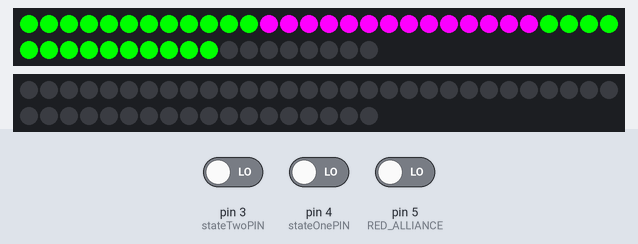
The sketch below on a simulated Arduino Uno, built with avr-gcc and run on an emulated ATmega328P. Shown: 2 × 48 RGB LEDs in strip order, left to right, continuing on the next row. Inputs (shaded band) come from the test bench; at power-on: pin 3 (stateTwoPIN) LOW, pin 4 (stateOnePIN) LOW, pin 5 (RED_ALLIANCE) LOW.

Above: at 1.2 s.
1.3 s: pin 3 (stateTwoPIN) driven HIGH
At 1.46 s:
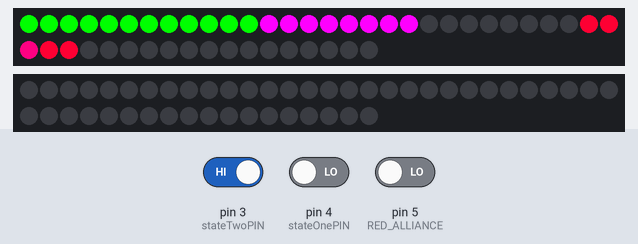
3.7 s: pin 4 (stateOnePIN) driven HIGH
At 5.3 s:
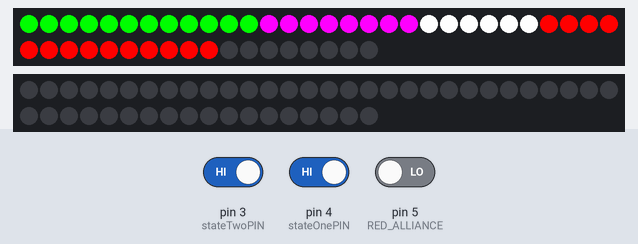
5.8 s: pin 3 (stateTwoPIN) driven LOW
At 5.95 s:
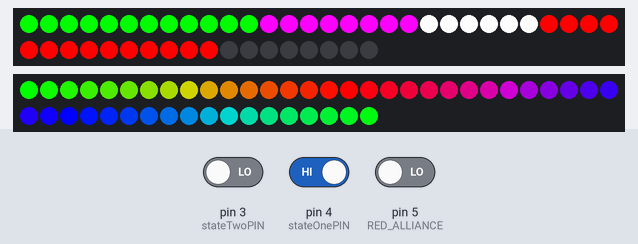
Timing chart, 0 to 8.8 s (numbered marks = the images above; inputs shaded):
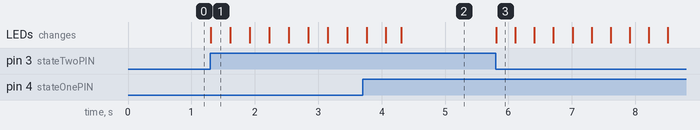

Measured:
- after the input at 1.3 s, the LEDs: change at once (image 1)
- after the input at 3.7 s, the LEDs: first differ from a run without the input after 0.61 s (image 2)
- after the input at 5.8 s, the LEDs: change at once (image 3)

The sketch:

competitionLED.ino
```cpp
#include <SoftwareSerial.h>
#include <Adafruit_NeoPixel.h>
#include <FastLED.h>


//3 - 4 - 5

//3 -> 13 - 3
//4 -> 12 - 2
//5 -> 11 - 1

#define stateTwoPIN 3
#define stateOnePIN 4
#define RED_ALLIANCE 5
#define PIN 6

boolean isRED = false;
int state;

#define NUM_LEDS 48
#define MIN_BRIGHT_PULSE 10
#define MAX_BRIGHT_PULSE 230

CRGB leds[NUM_LEDS];

boolean stateOne;
int wheelR = 0;
int wheelG = 0;
int wheelB = 0;

Adafruit_NeoPixel strip = Adafruit_NeoPixel(NUM_LEDS, PIN, NEO_GRB + NEO_KHZ400);

int backStart = 0;
int backEnd = 19;

int frontStart = 20;
int frontEnd = 39;

int catapultStart = 40;
int catapultEnd = 48;

// curent strips values
int start;
int count;
int numPixels;

void setup()
{
  FastLED.addLeds<WS2811, PIN, RGB>(leds, NUM_LEDS);
  pinMode(RED_ALLIANCE, INPUT);
  pinMode(stateOnePIN, INPUT);
  pinMode(stateTwoPIN, INPUT);

  strip.begin();
  Serial.begin(9600);
  strip.show();
}

void loop()
{
     readInputs();
     setLEDState();
     strip.show();
}

////////////////////////////////////////////////////////////////////////////////
//////////////////| FUNCTIONS |////////////////////////////////////////////////
//////////////////////////////////////////////////////////////////////////////


void setLEDState()
{
    stateOne = digitalRead(stateOnePIN);
    switch(state){
    case 0:
    if(isRED){
      setCatapultRed();
    }else{
      setCatapultBlue();
    }
    break;

    case 1:
    if(stateOne != false){
    setFrontContext();
    rainbowCycle(2);
    setBackContext();
    rainbowCycle(2);
    }else{
      return;
    }
    break;

    case 2:
    setFrontContext();
    pulse();
    setBackContext();
    pulse();
    break;

    case 3:
     setFrontContext();
     for(uint16_t i = 0; i < (count/3); i++){
     setRelativeColor(i, strip.Color(250, 250, 250));
     }
     for(uint16_t i = (count/3); i < count; i++){
     setRelativeColor(i, strip.Color(255, 0, 0));
     }
     setBackContext();
     for(uint16_t i = 0; i < 2 * (count/3); i++){
          setRelativeColor(i, strip.Color(0, 250, 0));

     }
     for(uint16_t i = 2 * (count/3); i < count; i++){
          setRelativeColor(i, strip.Color(250, 0, 250));
     }

    break;
    }
}

void readInputs()
{
  isRED = digitalRead(RED_ALLIANCE);
  boolean stateOne = digitalRead(stateOnePIN);
  boolean stateTwo = digitalRead(stateTwoPIN);
  state = 0;

  if(stateOne)
  {
    state += 1;
  }

  if(stateTwo)
  {
    state += 2;
  }
}

void setCatapultRed()
{
     setFrontContext();
     for(uint16_t i = 0; i < (count/3); i++)
     {
     setRelativeColor(i, strip.Color(255, 255, 255)); //white
     }
     for(uint16_t i = (count/3); i < 2*(count/3); i++)
     {
       numPixels = (2 * (count/3)) - (count/3);
       setRelativeColor(i, strip.Color(255, 0, 0)); //want this to be knight rider chase
      // knightRider(3, 32, 5, 0xFF0000);
     }
     for(uint16_t i = 2 * (count/3); i < count; i++)
     {
     setRelativeColor(i, strip.Color(255, 0, 0)); //red
     }

     setBackContext();
     for(uint16_t i = 0; i < (count/3); i++)
     {
          setRelativeColor(i, strip.Color(255, 0, 0)); //red
     }
     for(uint16_t i = (count/3); i < 2 * (count/3); i++)
     {
          numPixels = (2 * (count/3)) - (count/3);
          setRelativeColor(i, strip.Color(255, 0, 0));
        //  knightRider(3, 32, 5, 0xFF0000);
     }
     for(uint16_t i = 2 * (count/3); i < count; i++)
     {
          setRelativeColor(i, strip.Color(255, 255, 255)); //white
     }
}

void setCatapultBlue()
{
  setFrontContext();
     for(uint16_t i = 0; i < (count/3); i++){
     setRelativeColor(i, strip.Color(250, 0, 255)); // blue green
     }
     for(uint16_t i = (count/3); i < 2* (count/3); i++){
     numPixels= (2 * (count/3)) - (count/3);
     setRelativeColor(i, strip.Color(0, 255, 0)); // KR BLUE CHASE
      // knightRider(3, 32, 2, 0x0000FF); // Cycles, Speed, Width, RGB Color (blue)
     }
     for(uint16_t i = 2 * (count/3); i < count; i++){
     setRelativeColor(i, strip.Color(0, 255, 0)); //blue
     }

     setBackContext();
     for(uint16_t i = 0; i < (count/3); i++){
        setRelativeColor(i, strip.Color(0, 255, 0));
     }
     for(uint16_t i = (count/3); i < 2 * (count/3); i++){
        numPixels = (2 * (count/3)) - (count/3);
        setRelativeColor(i, strip.Color(0, 255, 0)); // KRBLUECHASE
       // knightRider(3, 32, 2, 0x0000FF); // Cycles, Speed, Width, RGB Color (blue)
     }
     for(uint16_t i = 2 * (count/3); i < count; i++){
        setRelativeColor(i, strip.Color(250, 0, 250)); //blue green
     }
}

void setColor(uint8_t r, uint8_t g, uint8_t b, uint8_t wait)
{
  for(uint16_t i = 0; i < NUM_LEDS; i++)
  {
    leds[i].red = r;
    leds[i].green = g;
    leds[i].blue = b;
    FastLED.show();
    delay(wait);
  }
}

void pulseBrightness(uint8_t wait)
{
  for(uint16_t i= 0; i < MAX_BRIGHT_PULSE; i++)
  {
    FastLED.setBrightness(i);
    FastLED.show();
    delay(wait);
  }

  for(uint16_t i = 255; i > MIN_BRIGHT_PULSE; i--)
  {
    FastLED.setBrightness(i);
    FastLED.show();
    delay(wait);
  }
}

// The colours are a transition r - g - b - back to r.
void Wheel(byte WheelPos)
  {
  if(WheelPos < 85) {
    wheelR = WheelPos * 3;
    wheelG = 255 - WheelPos * 3;
    wheelB = 0;
  }
  else if(WheelPos < 170)
  {
    WheelPos -= 85;
    wheelR = 255 - WheelPos * 3;
    wheelG = 0;
    wheelB = WheelPos * 3;
  }
  else
  {
    WheelPos -= 170;
    wheelR = 0;
    wheelG = WheelPos * 3;
    wheelB = 255 - WheelPos * 3;
  }
}

void WheelBrightness(byte WheelPos)
  {
  if(WheelPos < 85) {
    wheelR = WheelPos * 3;
    wheelG = 255 - WheelPos * 3;
    wheelB = 0;
  }
  else if(WheelPos < 170)
  {
    WheelPos -= 85;
    wheelR = 255 - WheelPos * 3;
    wheelG = 0;
    wheelB = WheelPos * 3;
  }
  else
  {
    WheelPos -= 170;
    wheelR = 0;
    wheelG = WheelPos * 3;
    wheelB = 255 - WheelPos * 3;
  }
}


void rainbowCycle(uint8_t wait)
{
  uint16_t i, j;

  for(j=0; j<256*5; j++)
  { // 5 cycles of all colors on wheel
    for(i=0; i< NUM_LEDS; i++)
    {
      Wheel(((i * 256 / NUM_LEDS) + j) & 255);
      leds[i].red = wheelR;
      leds[i].green = wheelG;
      leds[i].blue = wheelB;
    }
    FastLED.show();
    delay(wait);
  }
}

void rainbow(uint8_t wait)
{
  uint16_t i, j;

  for(j = 0; j < 256; j++)
  {
    for(i = 0; i < NUM_LEDS; i++)
    {
      Wheel((i+j) & 255);
      leds[i].red = wheelR;
      leds[+i].green = wheelG;
      leds[i].blue = wheelB;
    }
    FastLED.show();
    delay(wait);
  }
}


void setAll(uint32_t color)
{
  for(uint16_t i=0; i<count; i++)
  {
      setRelativeColor(i, color);
  }
}

void clearAll()
{
   for(uint16_t j=0; j<strip.numPixels(); j++)
   {
      strip.setPixelColor((j), strip.Color(0, 0, 0));
   }
}

void setFrontContext()
{
  start = frontStart;
  count = frontEnd - start + 1;
}

void setBackContext()
{
  start = backStart;
  count = backEnd - backStart + 1;
}

void setCatapultContext()
{
  start = catapultStart;
  count = catapultEnd - catapultStart + 1;
}

void setRelativeColor(int relIndex, uint32_t color)
{
  if(relIndex >= 0 && relIndex < count)
  {
    strip.setPixelColor(relIndex + start, color);
  }
}

void pulse()
{
  int mid = count / 2;
   for(uint16_t i=0; i < mid+1; i++)
   {
      setAll(strip.Color(0,0,0));
      uint32_t c1 = strip.Color(250, 0, 127);
      uint32_t c2 = strip.Color(250, 0, 50);

      setRelativeColor((mid + i), c1);
      setRelativeColor((mid + i+1), c2);
      setRelativeColor((mid + i+2), c2);

      setRelativeColor((mid - i), c1);
      setRelativeColor((mid - (i+1)), c2);
      setRelativeColor((mid - (i+2)), c2);

      strip.show();
      delay(30);
  }
}

void knightRider(uint16_t cycles, uint16_t freq, uint8_t width, uint32_t color) {
  uint32_t old_val[numPixels]; // up to 256 lights!
  // Larson time baby!
  for(int i = 0; i < cycles; i++){
    for (int count = 1; count<numPixels; count++) {
      strip.setPixelColor(count, color); strip.show();
      delay(freq);
      old_val[count] = color;
      for(int x = count; x>0; x--) {
        old_val[x-1] = dimColor(old_val[x-1], width);
        strip.setPixelColor(x-1, old_val[x-1]); strip.show();
      }
    }
    for (int count = numPixels-1; count>=0; count--) {
      strip.setPixelColor(count, color); strip.show();
      delay(freq);
      old_val[count] = color;
      for(int x = count; x<=numPixels;x++) {
        old_val[x-1] = dimColor(old_val[x-1], width);
        strip.setPixelColor(x+1, old_val[x+1]); strip.show();
      }
    }
  }
}

uint32_t dimColor(uint32_t color, uint8_t width) {
   return (((color&0xFF0000)/width)&0xFF0000) + (((color&0x00FF00)/width)&0x00FF00) + (((color&0x0000FF)/width)&0x0000FF);
}
```
